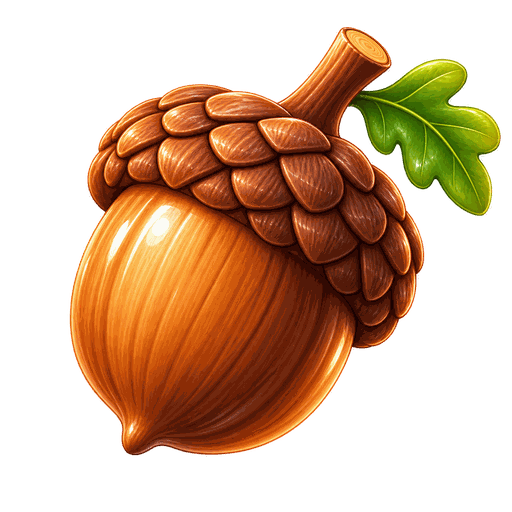
#> input picture assets/collectibles/acorn.png, 512 x 512 px
$ python measure_sprites.py ../assets/collectibles/acorn.png
#> lines starting #> are read from the running program, lines starting #| are printed output that depends on the picture; after the words box and inside, x2 and y2 are one past the last pixel; in counts of white or black regions, pixels touching at a corner belong together
#!/usr/bin/env python3
"""Measure a sprite set and print the trims ready to paste into a theme.

Every crop in game.js is a fixed pixel rect baked from the artwork, because
canvas pixel readback is unavailable on file:// pages and a crop must never
change quietly underneath the game. This works them out.

For a pose set it also reports the two numbers that hold the set together:

  sheet  the union of every frame's x range, so the animal does not slide
         sideways when the frame changes
  floor  the canvas row its feet stand on. Frames ending above it are drawn
         airborne by exactly that much (see Obstacle.poseGeometry)

Usage:
  python3 tools/measure_sprites.py assets/themes/jungle/reactions/leopard_*.png
  python3 tools/measure_sprites.py --name sentry assets/themes/jungle/reactions/leopard_[2-5].png
"""
import sys, os
from PIL import Image

ALPHA = 16    # below this a pixel is padding, not artwork
GAP = 8       # rows/columns of nothing that split one band of art from another
SPECK = 0.02  # a band lighter than this share of the heaviest is dirt, not artwork


def _bands(counts):
    """Contiguous runs of non-empty lines, split by gaps of GAP or more."""
    out, run, blank = [], None, 0
    for i, c in enumerate(counts):
        if c:
            if run is None: run = [i, i, 0]
            run[1] = i; run[2] += c; blank = 0
        elif run is not None:
            blank += 1
            if blank >= GAP: out.append(run); run = None
    if run is not None: out.append(run)
    return out


def bbox(path):
    """The artwork's rect, ignoring specks stranded away from it.

    Plain getbbox() trusts any stray pixel, and generated art has them: one
    jungle leopard carries 26 pixels of dirt in its very top row, a hundred
    clear of the animal, which would have stretched its crop by a third and
    drawn the leopard a third too small. So the image is split into bands of
    content and only the heaviest one - by opaque pixel count - is measured.
    """
#> called with path = '../assets/collectibles/acorn.png'
    im = Image.open(path).convert("RGBA")
#> im is the input picture: PIL image 512x512 RGBA; mean R, G, B, A 71.8, 39.1, 12.4, 111.4
    a = im.getchannel("A").point(lambda v: 1 if v > ALPHA else 0)
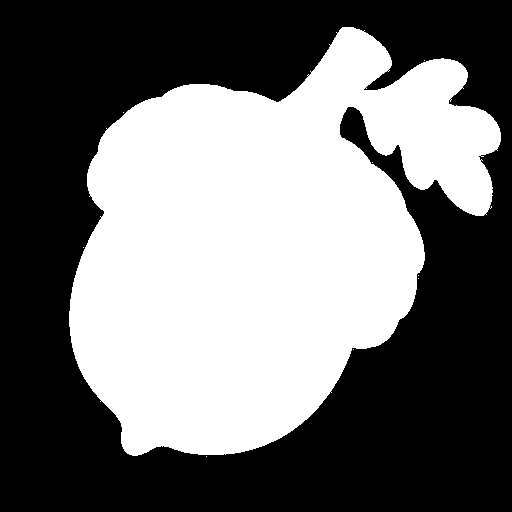
#> a: PIL image 512x512 L; values 0 (black) and 1 (white), 44.6% white; 9 white regions (8 under 20 px), largest, box (x1, y1, x2, y2) and area: (69, 27, 501, 456) 116894
    w, h = im.size
#> w = 512; h = 512
    px = a.load()
    rowc = [sum(px[x, y] for x in range(w)) for y in range(h)]
#> rowc = 512 values, max 388 at index 178, min 0 at index 0, mean 228.3
    colc = [sum(px[x, y] for y in range(h)) for x in range(w)]
#> colc = 512 values, max 372 at index 206, min 0 at index 0, mean 228.3
    rb, cb = _bands(rowc), _bands(colc)
#> the loop in _bands, `for i, c in enumerate(counts):` made 512 passes
#> c on pass 28: 12
#> c on passes 1 to 6: 0, 0, 0, 0, 0, 0
#> after the loop in _bands, `for i, c in enumerate(counts):`: out = [[27, 456, 116902]]
#> the loop in _bands (call 2), `for i, c in enumerate(counts):` made 512 passes
#> rb = [[27, 456, 116902]]; cb = [[69, 500, 116902]]
    if not rb or not cb:
        return None, im.size, []

    # Keep the heaviest band and everything within SPECK of it. An animal
    # comes apart into bands all the time - a thin neck, a gap between a
    # tail and a leg - and those bands are still the animal. Only the
    # genuinely tiny ones are dirt.
    def keep(bands):
        heaviest = max(b[2] for b in bands)
#> heaviest = 116902
        good = [b for b in bands if b[2] >= heaviest * SPECK]
#> good = [[27, 456, 116902]]
        return (min(b[0] for b in good), max(b[1] for b in good),
                [b for b in bands if b[2] < heaviest * SPECK])

    r0, r1, dr = keep(rb)
#> r0 = 27; r1 = 456; dr = []
    c0, c1, dc = keep(cb)
#> c0 = 69; c1 = 500; dc = []
    return ((c0, r0, c1 + 1 - c0, r1 + 1 - r0), im.size, dr + dc)


def main(argv):
    name = "role"
    if argv and argv[0] == "--name":
        name = argv[1]; argv = argv[2:]
    rows = []
    for p in argv:
        t, size, dropped = bbox(p)
#> t = (69, 27, 432, 430); size = (512, 512); dropped = []
        if dropped:
            print(f"  note: {os.path.basename(p)} has {len(dropped)} speck(s) away "
                  f"from the artwork; ignored", file=sys.stderr)
        if t is None:
            print(f"  {os.path.basename(p)}: EMPTY", file=sys.stderr)
            continue
        rows.append((os.path.basename(p), t, size))
    if not rows:
        return 1
    sx0 = min(t[0] for _, t, _ in rows)
#> sx0 = 69
    sx1 = max(t[0] + t[2] for _, t, _ in rows)
#> sx1 = 501
    floor = max(t[1] + t[3] for _, t, _ in rows)
#> floor = 457
    print(f"// {name}: {len(rows)} frames")
#| // role: 1 frames
    for fn, t, size in rows:
        bottom = t[1] + t[3]
        tag = "" if bottom >= floor - 2 else f"   // airborne by {floor - bottom}px"
        print(f"//   {fn:<26} trim {{ sx: {t[0]}, sy: {t[1]}, sw: {t[2]}, sh: {t[3]} }}{tag}")
#> this loop made 1 pass
#> (fn, t, size, bottom, tag) on pass 1: ('acorn.png', (69, 27, 432, 430), (512, 512), 457, '')
#| //   acorn.png                  trim { sx: 69, sy: 27, sw: 432, sh: 430 }
    print(f"sheet: {{ sx: {sx0}, sw: {sx1 - sx0} }}, floor: {floor},")
#| sheet: { sx: 69, sw: 432 }, floor: 457,
    first = rows[0][1]
#> first = (69, 27, 432, 430)
    print(f"trim: {{ sx: {first[0]}, sy: {first[1]}, sw: {first[2]}, sh: {first[3]} }},")
#| trim: { sx: 69, sy: 27, sw: 432, sh: 430 },
    print("poses: [")
    for fn, t, _ in rows[1:]:
        bottom = t[1] + t[3]
        note = "" if bottom >= floor - 2 else "  // drawn airborne"
        print(f"  {{ trim: {{ sx: {t[0]}, sy: {t[1]}, sw: {t[2]}, sh: {t[3]} }} }},{note}")
#> this loop made 0 passes
    print("],")
    return 0


if __name__ == "__main__":
    sys.exit(main(sys.argv[1:]))
#> (the program exits here)
